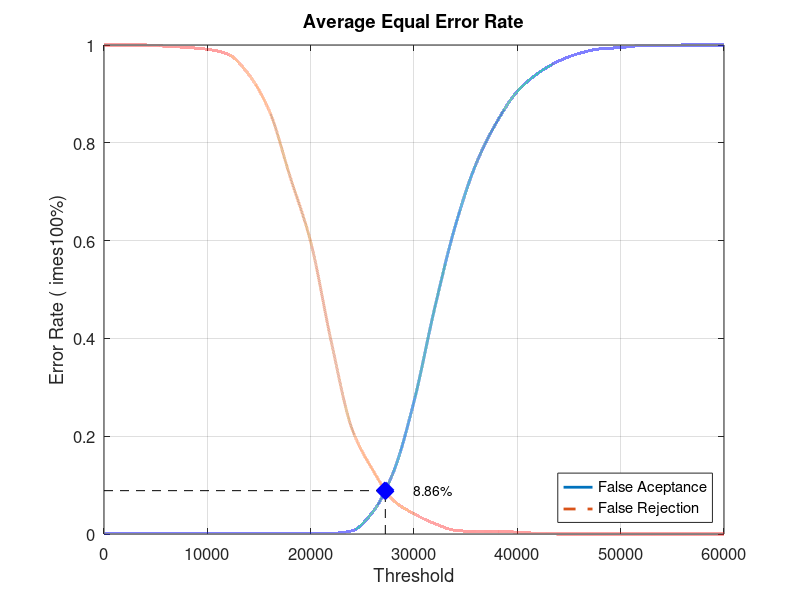
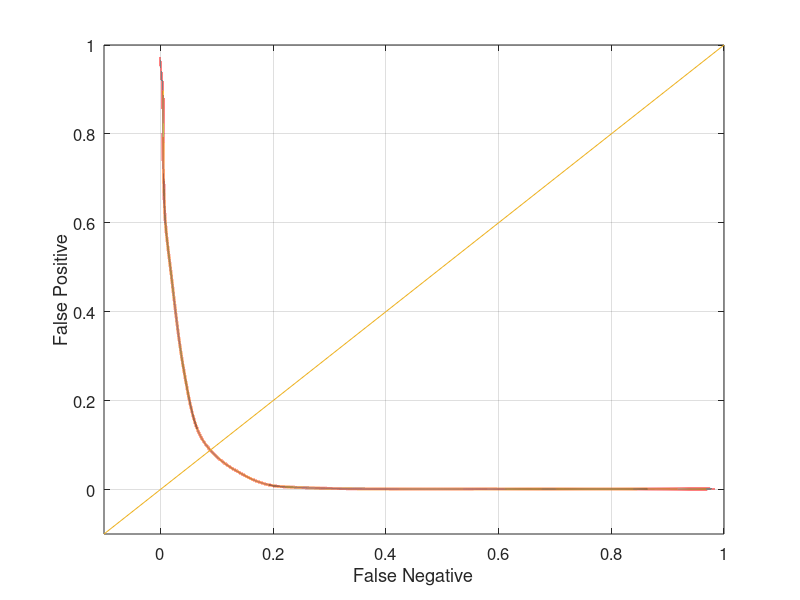

MATLAB code to generate these figures, in order:
close all;
clear;
clc;
x = 0:2000:60000;
xq = 0:0.5:60000;

y0 = [0 0.00131579 0.00131579 0.00131579 0.00131579 0.00131579 0.00131579 0.00131579 0.00131579 0.00131579 0.00131579 0.00131579 0.00657895 0.0447368 0.126316 0.271053 0.461842 0.630263 0.756579 0.842105 0.905263 0.942105 0.967105 0.982895 0.992105 0.994737 0.998684 0.998684 1 1 1]
yy0 = interp1(x, y0, xq, 'pchip');
y1 = [1 1 1 0.9975 0.995 0.99125 0.98125 0.94 0.865 0.73125 0.5975 0.3925 0.215 0.13125 0.06875 0.04125 0.02125 0.0075 0.005 0.005 0.00375 0.00125 0 0 0 0 0 0 0 0 0]
yy1 = interp1(x, y1, xq, 'pchip');

% Calculating EER: 
y2 = abs(y0 - y1);
find(y2 == min(y2))
yy2 = abs(yy0 - yy1);
xEER = find(yy2 == min(yy2));
xEERIndex = xq(xEER) % X-axis EER
yEER = yy0(xEER) % Y-axis EER

main = figure
plot(xq, yy0,'-','LineWidth', 2);	hold on
plot(xq, yy1,'--','LineWidth', 2);	hold on
plot([xEERIndex xEERIndex], [0 yEER], 'k--');	hold on
plot([0 xEERIndex], [yEER yEER], 'k--');	hold on
plot(xEERIndex, yEER, 'bx', 'LineWidth', 10);	hold on
text(xEERIndex + 10 * xEERIndex / 100, yEER, [num2str(round((10000 * yEER)) / 100) '%'])
legend('False Aceptance', 'False Rejection', 'Location', 'SouthEast')
xlabel('Threshold')
ylabel('Error Rate (	imes100%)')
title('Average Equal Error Rate')
set(gca, 'FontSize', 12)
axis([0 60000 0 1])
grid on

print(main, 'Experiment5AverageMain', '-dpng');
FNRxFPR = figure('Color', [1 1 1]);
plot(yy1, yy0, '-', yy1, yy0, 'LineWidth', 2);
hold on
y = -0.1:0.1:1
plot(y, y); 
set(gca, 'FontSize', 12)
xlabel('False Negative')
ylabel('False Positive')
axis([-0.1 1 -0.1 1])
set(gca, 'FontSize', 12)
grid on

print(FNRxFPR, 'Experiment5AverageFNRxFPR','-dpng');
